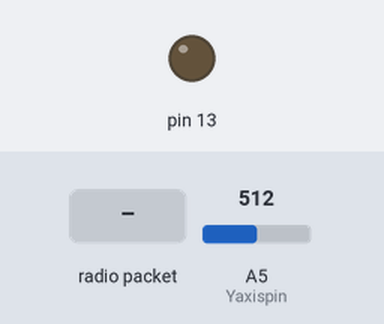
This sketch was run on a simulated Arduino Uno, built with avr-gcc and run on an emulated ATmega328P. Parts: output pins drawn as LEDs (lit = HIGH). The inputs (shaded band) are chosen by the test bench; at power-on: A5 (Yaxispin) = 512. No radio packets arrive unless stated.

Above: at 2.2 s.
2.3 s: radio packet "1" arrives
At 3.5 s:
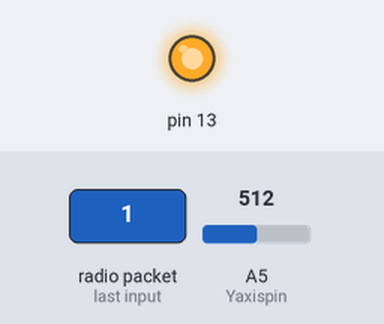
3.8 s: radio packet "0" arrives
At 4.7 s:
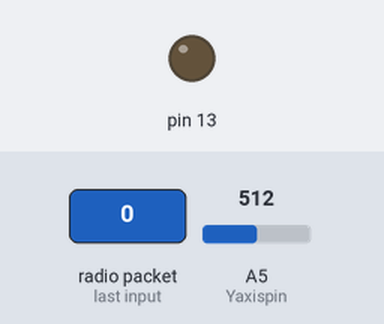
Timing chart, 0 to 6.8 s (numbered marks = the images above; inputs shaded):
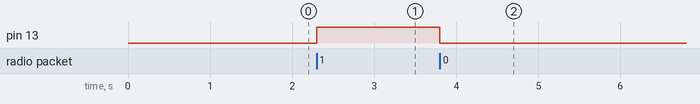

The sketch:

rx_code.ino
```cpp
//simple Tx on pin D12
//Written By : Mohannad Rawashdeh
// 3:00pm , 13/6/2013
//http://www.genotronex.com/
//..................................
#include <VirtualWire.h>
#include <SoftwareSerial.h>
#define Yaxispin 5
#define simTx 7
#define simRx 8

    SoftwareSerial gsm(simTx,simRx);

void setup()
{
    vw_set_ptt_inverted(true); // Required for DR3100
    vw_set_rx_pin(12);
    vw_setup(4000);  // Bits per sec
    pinMode(13, OUTPUT);
    gsm.begin(9600);
    vw_rx_start();       // Start the receiver PLL running
    delay(1000);
    Serial.println("Setup Complete");
}
    void loop(){
    uint8_t buf[VW_MAX_MESSAGE_LEN];
    uint8_t buflen = VW_MAX_MESSAGE_LEN;
    if (vw_get_message(buf, &buflen)) // Non-blocking
    {
    if(buf[0]=='1'){
       digitalWrite(13,1);
       Serial.println("Alcohol under limit");
    }

    if(buf[0]=='0'){
      digitalWrite(13,0);
      Serial.println("DANGER: Alcohol above limit");
    }

    int pinval = analogRead(Yaxispin);
    int pinvalabs = abs(500-pinval);//abs = absolute value
    // values 630 is -60 degree slanting and 370 is +60 degree slanting
    // we allow the bike to bend but if it falls down the message is sent
    if(pinvalabs>130){
        Serial.println("Bike Might have fallen");
        Serial.println("Sending SMS...");
        //Set SMS format to ASCII
        gsm.write("AT+CMGF=1\r\n");
        delay(1000);

        //Send new SMS command and message number
        gsm.write("AT+CMGS=\"07194XXXXX\"\r\n");//Replace with your mobile number
        delay(1000);

        //Send SMS content
        gsm.write("Alert: Bike might have fallen");
        delay(1000);

        //Send Ctrl+Z / ESC to denote SMS message is complete
        gsm.write((char)26);
        delay(1000);

        Serial.println("SMS Sent!");
    }

    }
    }
```

Measured:
- after the input at 2.3 s, pin 13: LOW → HIGH at once
- after the input at 3.8 s, pin 13: HIGH → LOW at once
